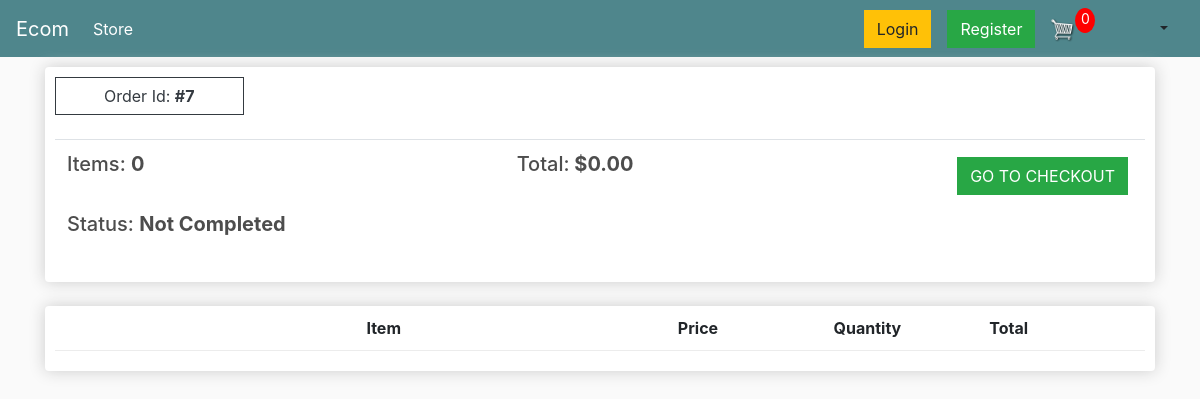
Before: /order-details/7 with the older database file.
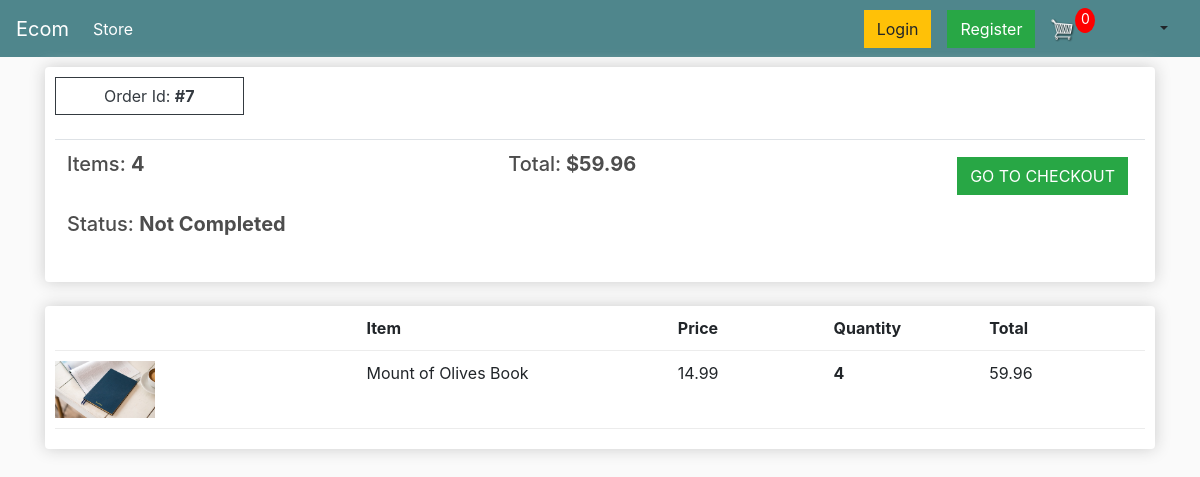
After: the same page with the newer database file.
### store/models.py (models this page shows, shortened)
class Order(models.Model):
    customer = models.ForeignKey(Customer, on_delete=models.SET_NULL, null=True, blank=True)
    date_ordered = models.DateTimeField(auto_now_add=True)
    date_completed = models.DateTimeField(auto_now_add=True)
    complete = models.BooleanField(default=False, null=True, blank=False)
    transaction_id = models.CharField(max_length=100, null=True)
    @property
    def get_cart_total(self):
        order_items = self.orderitem_set.all()
        total = sum([item.get_total for item in order_items])
        return total
    @property
    def get_number_of_items(self):
        order_items = self.orderitem_set.all()
        total = sum([item.quantity for item in order_items])
        return total

class OrderItem(models.Model):
    product = models.ForeignKey(Product, on_delete=models.SET_NULL, null=True, blank=True)
    order = models.ForeignKey(Order, on_delete=models.SET_NULL, null=True, blank=True)
    quantity = models.IntegerField(default=0, null=True, blank=True)
    date_added = models.DateTimeField(auto_now_add=True)
    @property
    def get_total(self):
        return self.quantity * self.product.price

class Product(models.Model):
    name = models.CharField(max_length=200, null=True)
    price = models.FloatField()
    digital = models.BooleanField(default=False, null=True, blank=True)
    image = models.ImageField(null=True, blank=True)
    @property
    def imageURL(self):
        try:
            url = self.image.url
        except:
            url = ''
        return url

### customers/views.py (the view)
# urls.py: path('order-details/<int:pk>', customer_views.OrderDetailView.as_view(), name = 'order-details'),
class OrderDetailView(DetailView):
    template_name: str = "customers/order-details.html"
    context_object_name: str = "order"
    model = Order
    def get_context_data(self,*args, **kwargs):
        context = super(OrderDetailView, self).get_context_data(*args,**kwargs)
        context['items'] = self.items
        context['noOfCartItems'] = self.noOfCartItems
        return context
    def get(self, request, *args, **kwargs):
        self.cookieData = cartData(request = request)
        self.noOfCartItems = self.cookieData['noOfCartItems']
        self.order_id = self.kwargs.get('pk')
        self.items = OrderItem.objects.filter(order__id = self.order_id)
        print(f'order_id = {self.order_id}  items = {self.items},  noOfCartItems = {self.noOfCartItems}')
        return super(OrderDetailView, self).get(request, *args, **kwargs)

### store/utils.py (called while the page is built, shortened)
def cookieCart(request):
    try:
        cart = json.loads(request.COOKIES['cart'])
    except:
        cart = {}
    print('Cart: ', cart)
    items = []
    order = {
        'get_cart_total': 0,
        'get_number_of_items': 0,
        'shipping': False
    }
    noOfCartItems = order['get_number_of_items']
    return {
        'noOfCartItems': noOfCartItems,
        'order': order,
        'items': items
    }

def cartData(request):
    if request.user.is_authenticated:
        customer = request.user.customer
        order, created = Order.objects.get_or_create(customer = customer, complete = False)
        items = order.orderitem_set.all()
        noOfCartItems = order.get_number_of_items
    else:
        cookieData = cookieCart(request = request)
        noOfCartItems = cookieData['noOfCartItems']
        order = cookieData['order']
        items = cookieData['items']
    return {
        'noOfCartItems': noOfCartItems,
        'order': order,
        'items': items
    }

### templates/customers/order-details.html (shortened to what this page needs)
{% extends 'store/main.html' %}
{% load static %}
{% block content %}
    <div class="row">
        <div class="col-lg-12">
            <div class="box-element">
                <a  class="btn btn-outline-dark pl-5 pr-5" href="{% url 'store' %}">Order Id: <strong>#{{order.id}}</strong></a>
                <br>
                <br>
                <table class="table">
                    <tr>
                        <th><h5>Items: <strong>{{ order.get_number_of_items }} </strong></h5></th>
                        <th><h5>Total:<strong> ${{order.get_cart_total|floatformat:2}} </strong></h5></th>
                        <th>
                        {% if order.complete %}
                            <a  style="float:right; margin:5px;" class="btn btn-secondary" href="#">COMPLETED</a>
                        {% else %}
                            <a  style="float:right; margin:5px;" class="btn btn-success" href="{% url 'checkout' %}">GO TO CHECKOUT</a>
                        {% endif %}
                        </th>
                    </tr>
                    <td style="border:0; padding-top:0;">
                        {% if order.complete %}
                            <h5>Status: <strong> Completed </strong></h5>
                        {% else %}
                            <h5>Status: <strong> Not Completed </strong></h5>
                        {% endif %}
                    </td>
                </table>
            </div>
            <br>
            <div class="box-element mt-0">
                <div class="cart-row">
                    <div style="flex:2"></div>
                    <div style="flex:2"><strong>Item</strong></div>
                    <div style="flex:1"><strong>Price</strong></div>
                    <div style="flex:1"><strong>Quantity</strong></div>
                    <div style="flex:1"><strong>Total</strong></div>
                </div>
                {% for item in items %}
                    <div class="cart-row">
                        <div style="flex:2"><img class="row-image" src="{{item.product.imageURL}}"></div>
                        <div style="flex:2"><p>{{item.product.name}}</p></div>
                        <div style="flex:1"><p>{{item.product.price|floatformat:2}} </p></div>
                        <div style="flex:1">
                            <p class="quantity">{{item.quantity}}</p>
                        </div>
                        <div style="flex:1"><p>{{item.get_total|floatformat:2}} </p></div>
                    </div>
                {% endfor %}
        </div>
    </div>
{% endblock content %}

### templates/store/main.html (shortened to what this page needs)
<!DOCTYPE html>
{% load static %}
<html>
    <head>
           <link rel="stylesheet" href="https://stackpath.bootstrapcdn.com/bootstrap/4.4.1/css/bootstrap.min.css">
           <link rel="stylesheet" type="text/css" href="{% static 'css/main.css' %}">
    </head>
    <body>
        <nav class="navbar navbar-expand-lg navbar-dark bg-dark">
            <a class="navbar-brand" href="{% url 'store' %}">Ecom</a>
            <div class="collapse navbar-collapse" id="navbarSupportedContent">
                <ul class="navbar-nav mr-auto">
                    <li class="nav-item active">
                        <a class="nav-link" href="{% url 'store' %}">Store <span class="sr-only">(current)</span></a>
                    </li>
                </ul>
                <div class="form-inline my-2 my-lg-0">
                    {% if user.is_authenticated %}
                        <a href={%url 'logout'%} class="btn btn-warning">Logout</a>
                        {% comment %} <a class="nav-item nav-link" href={%url 'logout'%}>Logout</a> {% endcomment %}
                    {% else %}
                        <a href={%url 'login'%} class="btn btn-warning mr-3">Login</a>
                        <a href={%url 'register'%} class="btn btn-success">Register</a>
                    {% endif %}
                    <a href="{% url 'cart' %}">
                        <img  id="cart-icon" src="{% static 'images/cart.png' %}">
                    </a>
                    <p id="cart-total">{{ noOfCartItems }}</p>
                </div>
                <div class="nav-item dropdown p-0 m-0">
                    <a class="nav-link dropdown-toggle" role="button" data-toggle="dropdown" aria-haspopup="true" aria-expanded="false">
                    </a>
            </div>
        </nav>
         <div class="container">
            {% block content %}
            {% endblock content %}
         </div>
    </body>
</html>

### static/css/main.css (style rules this page uses)
body { background-color: hsl(0, 0%, 98%); }
h1,h2,h3,h4,h5,h6 { color:hsl(0, 0%, 30%); }
.box-element { box-shadow:hsl(0, 0%, 80%) 0 0 16px; background-color: #fff; border-radius: 4px; padding: 10px; }
.bg-dark { background-color: #4f868c!important; }
#cart-icon { width:25px; display: inline-block; margin-left: 15px; }
#cart-total { display: block; text-align: center; color:#fff; background-color: red; width: 20px; height: 25px; border-radius: 50%; font-size: 14px; }
.col-lg-4, .col-lg-6, .col-lg-8, .col-lg-12 { margin-top: 10px; }
.btn { border-radius: 0; }
.row-image { width: 100px; }
.cart-row { display: flex; align-items: flex-stretch; padding-bottom: 10px; margin-bottom: 10px; border-bottom: 1px solid #ececec; }
.quantity { display: inline-block; font-weight: 700; padding-right:10px; }

Changed rows visible on the page:
computed for Order id 7: get_number_of_items "0" → "4"; get_cart_total "0.00" → "59.96"
added OrderItem: product.imageURL (picture), product.name "Mount of Olives Book", product.price "14.99", quantity "4", get_total "59.96"
